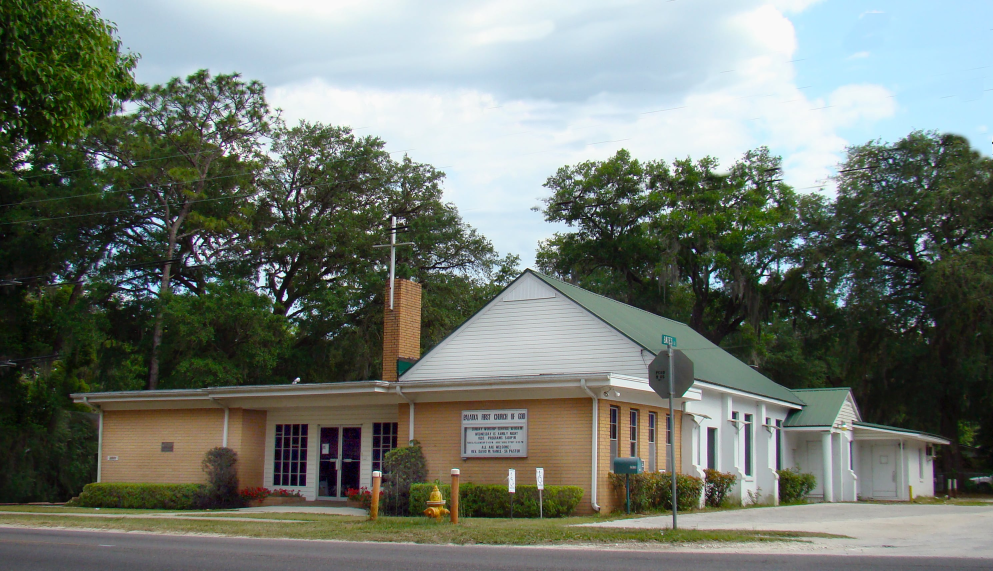
#> input picture images/firstchurchofgod2.jpg, 2979 x 1712 px (shown at 1/3 size)
$ python generate_social_cards.py
#> lines starting #> are read from the running program, lines starting #| are printed output that depends on the picture
from PIL import Image
import os

def generate_social_cards(input_path, output_dir):
    # Sizes for OG and Twitter
#> called with input_path = '../images/firstchurchofgod2.jpg', output_dir = '../public/images'
    sizes = {
        'og-card.png': (1200, 630),
        'twitter-card.png': (800, 418)
    }

    if not os.path.exists(output_dir):
        os.makedirs(output_dir)

    img = Image.open(input_path)
#> img is the input picture: PIL image 2979x1712 RGB; mean R, G, B 114.1, 121.5, 112.6
    for filename, size in sizes.items():
        # Center crop to aspect ratio, then resize
        aspect = size[0] / size[1]
        w, h = img.size
        img_aspect = w / h
        if img_aspect > aspect:
            # Crop width
            new_w = int(h * aspect)
            left = (w - new_w) // 2
            box = (left, 0, left + new_w, h)
        else:
            # Crop height
            new_h = int(w / aspect)
            top = (h - new_h) // 2
            box = (0, top, w, top + new_h)
        cropped = img.crop(box)
        resized = cropped.resize(size, Image.LANCZOS)
        out_path = os.path.join(output_dir, filename)
        resized.save(out_path)
        print(f"Saved {out_path}")
#> this loop made 2 passes
#> pass 1, in generate_social_cards, `cropped = img.crop(box)`:
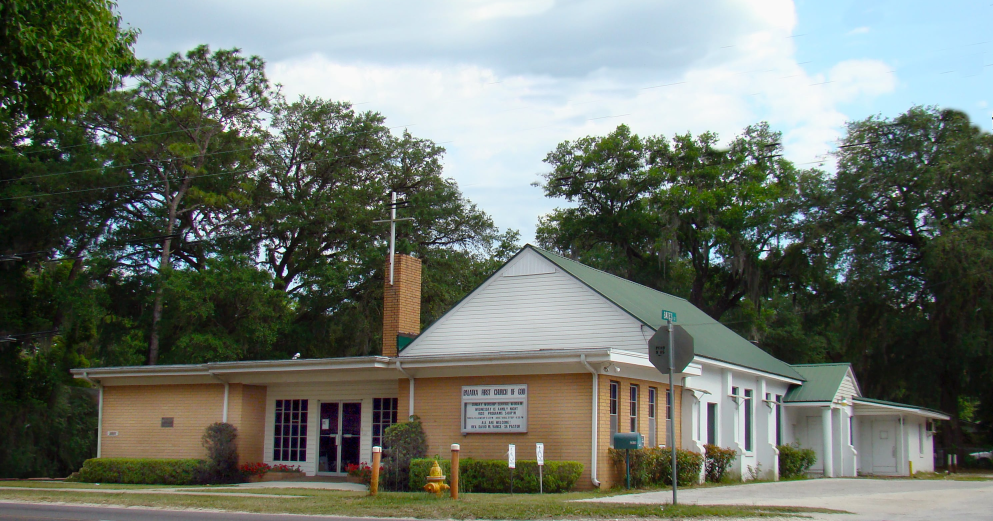
#> cropped: PIL image 2979x1563 RGB (shown at 1/3 size); mean R, G, B 109.8, 117.1, 107.1
#> pass 1, in generate_social_cards, `resized = cropped.resize(size, Image.LANCZOS)`:
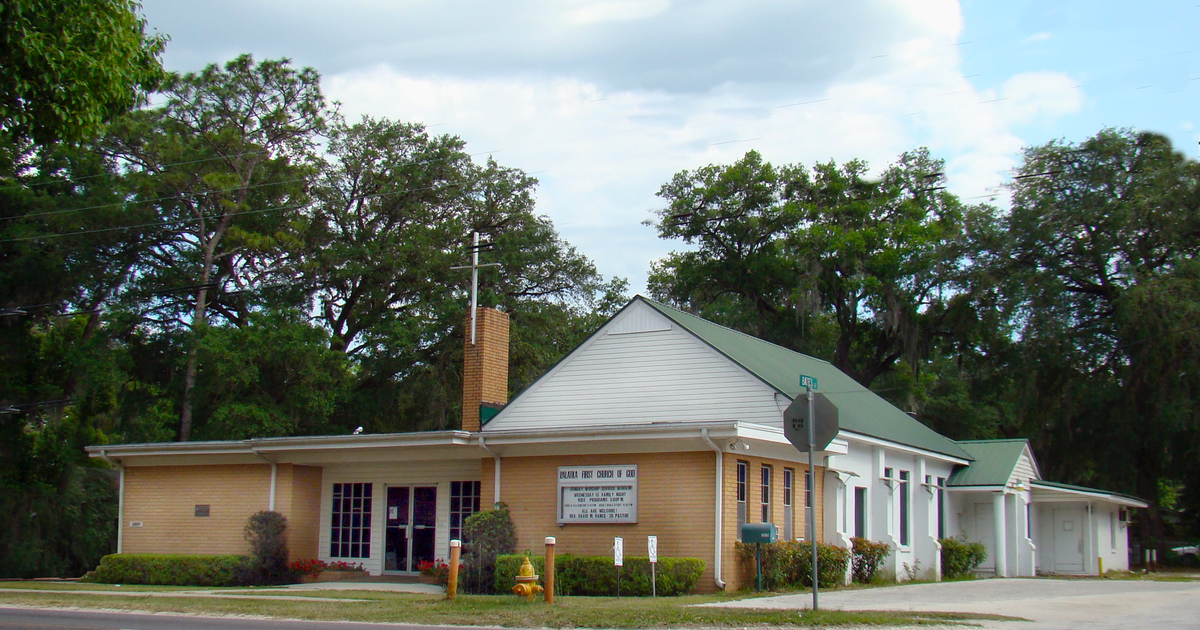
#> resized: PIL image 1200x630 RGB; mean R, G, B 109.8, 117.1, 107.1
#> pass 2, in generate_social_cards, `cropped = img.crop(box)`:
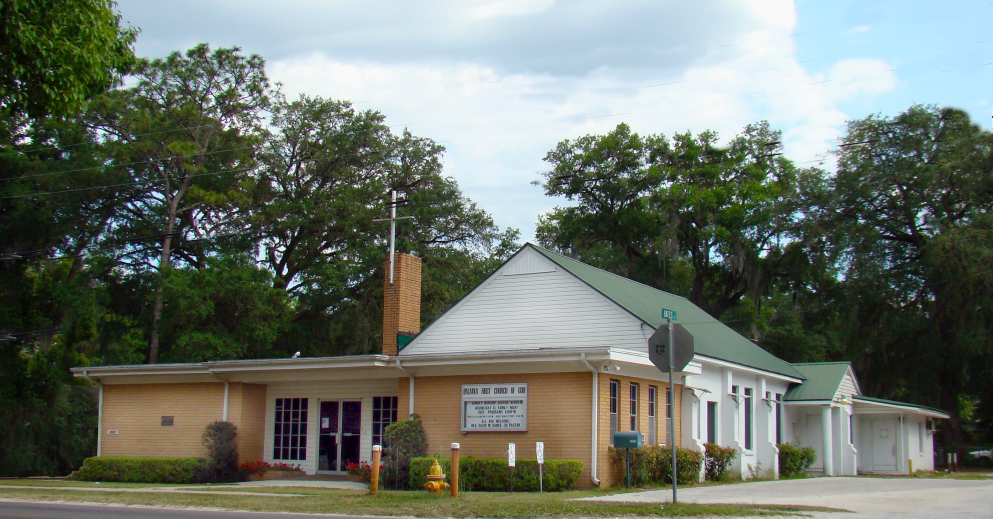
#> cropped: PIL image 2979x1556 RGB (shown at 1/3 size); mean R, G, B 109.5, 116.8, 106.7
#> pass 2, in generate_social_cards, `resized = cropped.resize(size, Image.LANCZOS)`:
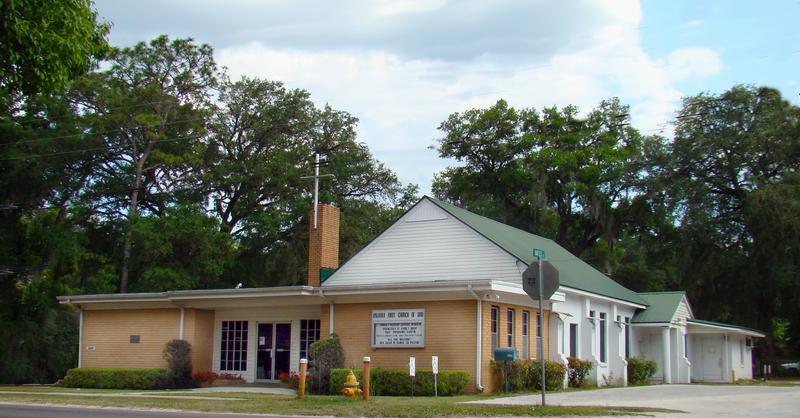
#> resized: PIL image 800x418 RGB; mean R, G, B 109.5, 116.8, 106.7

if __name__ == "__main__":
    # Example usage
    generate_social_cards(
        input_path="../images/firstchurchofgod2.jpg",
        output_dir="../public/images"
    )

$ run again, with images/about-slide1.jpg copied over images/firstchurchofgod2.jpg
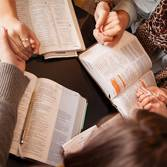
#> input picture images/about-slide1.jpg, 167 x 167 px
#> in generate_social_cards, img is the input picture: PIL image 167x167 RGB; mean R, G, B 147.1, 115.7, 101.3
#> the loop in generate_social_cards, `for filename, size in sizes.items():` made 2 passes
#> pass 1, in generate_social_cards, `cropped = img.crop(box)`:
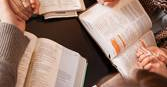
#> cropped: PIL image 167x87 RGB; mean R, G, B 153.5, 122.8, 109
#> pass 1, in generate_social_cards, `resized = cropped.resize(size, Image.LANCZOS)`:
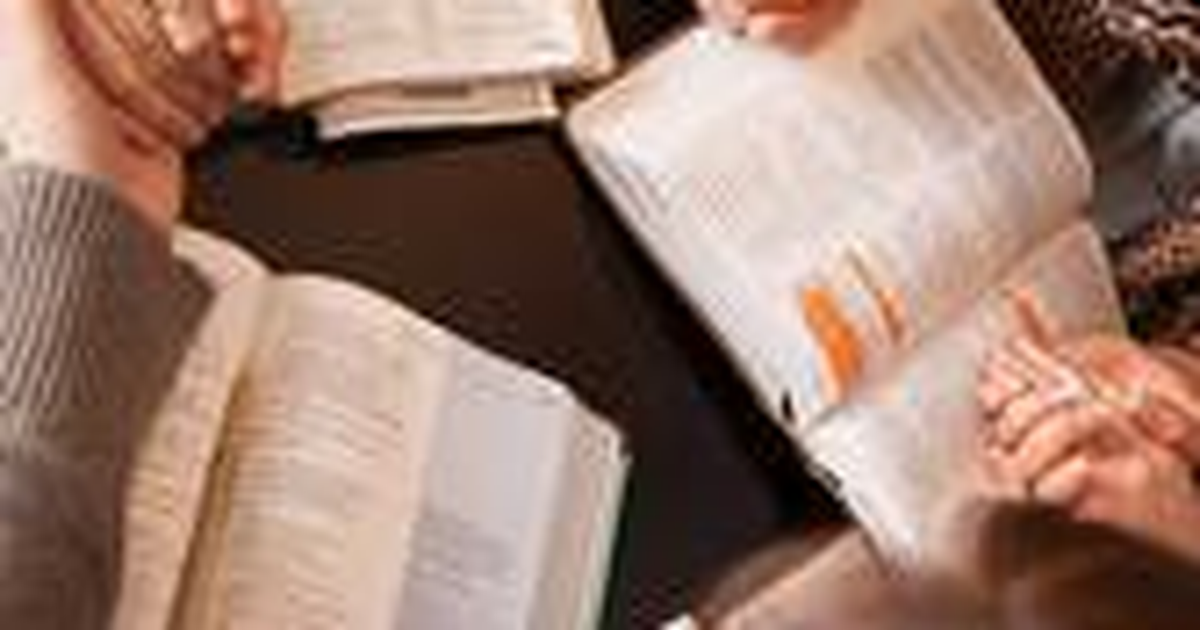
#> resized: PIL image 1200x630 RGB; mean R, G, B 153.5, 122.9, 109

$ run again, with images/about-slide2.jpg copied over images/firstchurchofgod2.jpg
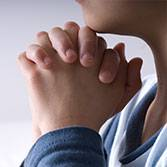
#> input picture images/about-slide2.jpg, 167 x 167 px
#> in generate_social_cards, img is the input picture: PIL image 167x167 RGB; mean R, G, B 137.6, 123.9, 128.4
#> the loop in generate_social_cards, `for filename, size in sizes.items():` made 2 passes
#> pass 1, in generate_social_cards, `cropped = img.crop(box)`:
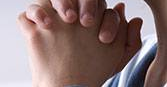
#> cropped: PIL image 167x87 RGB; mean R, G, B 142.8, 120.3, 119.5
#> pass 1, in generate_social_cards, `resized = cropped.resize(size, Image.LANCZOS)`:
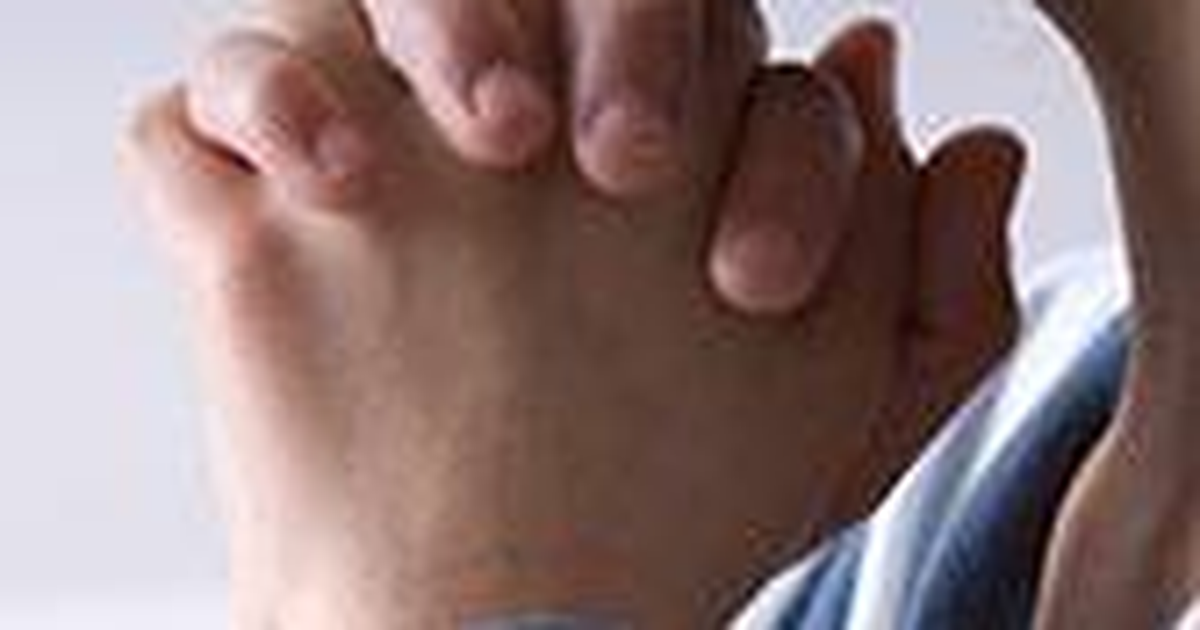
#> resized: PIL image 1200x630 RGB; mean R, G, B 142.8, 120.3, 119.4
